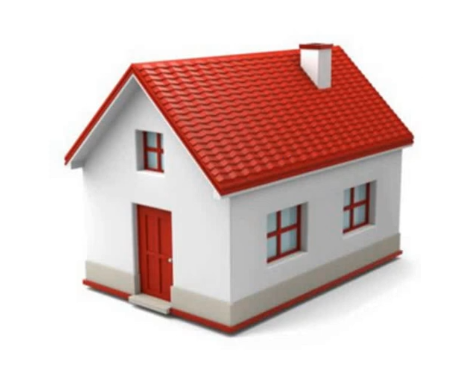
#> input picture Feature Matching algorthim/img1.png, 472 x 366 px
$ python 'FLANN based Matcher.py'
#> lines starting #> are read from the running program, lines starting #| are printed output that depends on the picture
import numpy as np
import cv2 as cv
import matplotlib.pyplot as plt
img1 = cv.imread('img1.png',cv.IMREAD_GRAYSCALE)          # queryImage
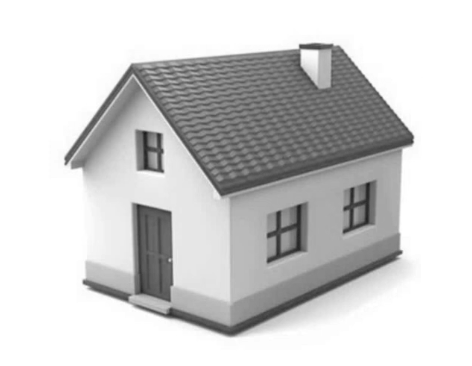
#> img1: shape (366, 472); min 28, max 255, mean 207.4
img2 = cv.imread('img2.png',cv.IMREAD_GRAYSCALE) # trainImage
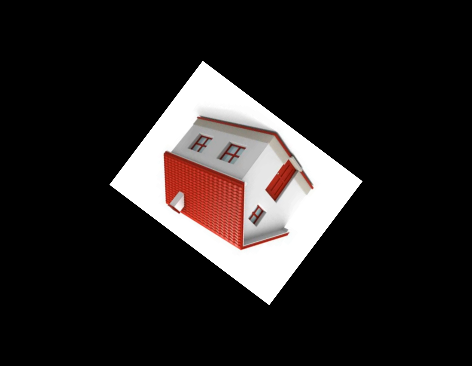
#> input picture Feature Matching algorthim/img2.png, 472 x 366 px
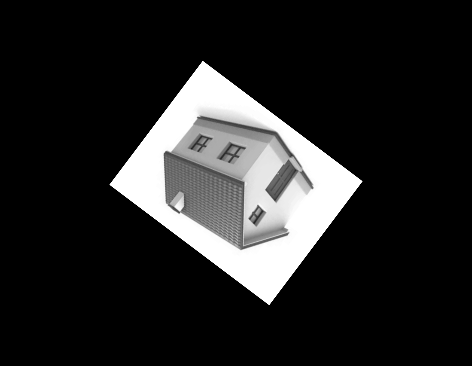
#> img2: shape (366, 472); min 0, max 255, mean 37.3
# Initiate SIFT detector
sift = cv.SIFT_create()
# find the keypoints and descriptors with SIFT
kp1, des1 = sift.detectAndCompute(img1,None)
#> kp1 = 642 keypoints; strongest (x, y, size): (302, 46, 4), (172, 314, 8.1), (408, 139, 9.2), (149, 152, 20.6)
kp2, des2 = sift.detectAndCompute(img2,None)
#> kp2 = 96 keypoints; strongest (x, y, size): (208, 92, 35.9), (264, 271, 37.9), (329, 187, 38.8), (360, 181, 2.4)
# FLANN parameters
FLANN_INDEX_KDTREE = 1
index_params = dict(algorithm = FLANN_INDEX_KDTREE, trees = 5)
search_params = dict(checks=50)   # or pass empty dictionary
flann = cv.FlannBasedMatcher(index_params,search_params)
matches = flann.knnMatch(des1,des2,k=2)
#> matches = 642 matches
# Need to draw only good matches, so create a mask
matchesMask = [[0,0] for i in range(len(matches))]
#> matchesMask = 642 pairs, first value 0 to 0, second value 0 to 0
# ratio test as per Lowe's paper
good=[]
for i,(m,n) in enumerate(matches):
    if m.distance < 0.7*n.distance:
        good.append([m])
        matchesMask[i]=[1,0]
#> after the loop, good = 69 matches; matchesMask = 642 pairs, first value 0 to 1, second value 0 to 0
draw_params = dict(matchColor = (0,255,0),
                   singlePointColor = (255,0,0),
                   matchesMask = matchesMask,
                   flags = cv.DrawMatchesFlags_DEFAULT)
#> draw_params = 4 items
print(len(matches))
#| 642
print(len(matchesMask))
#| 642
print(len(good))
#| 69
img3 = cv.drawMatchesKnn(img1,kp1,img2,kp2,matches,None,**draw_params)
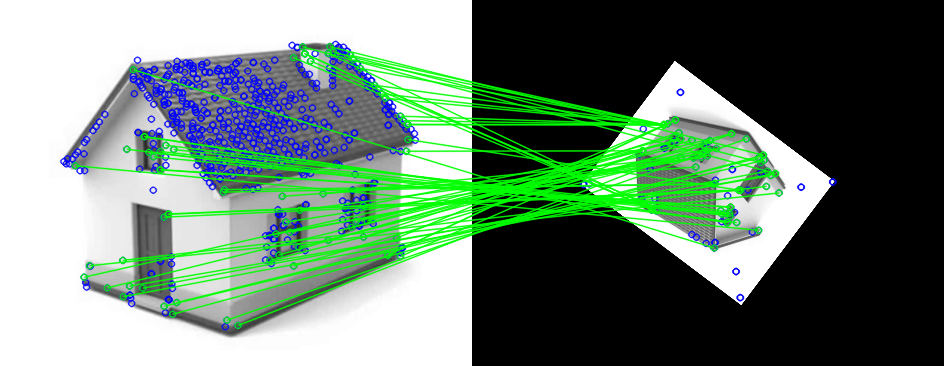
#> img3: shape (366, 944, 3); mean of channels 0, 1, 2 113, 129.5, 106; drawn as B, G, R
plt.imshow(img3,),plt.show()
